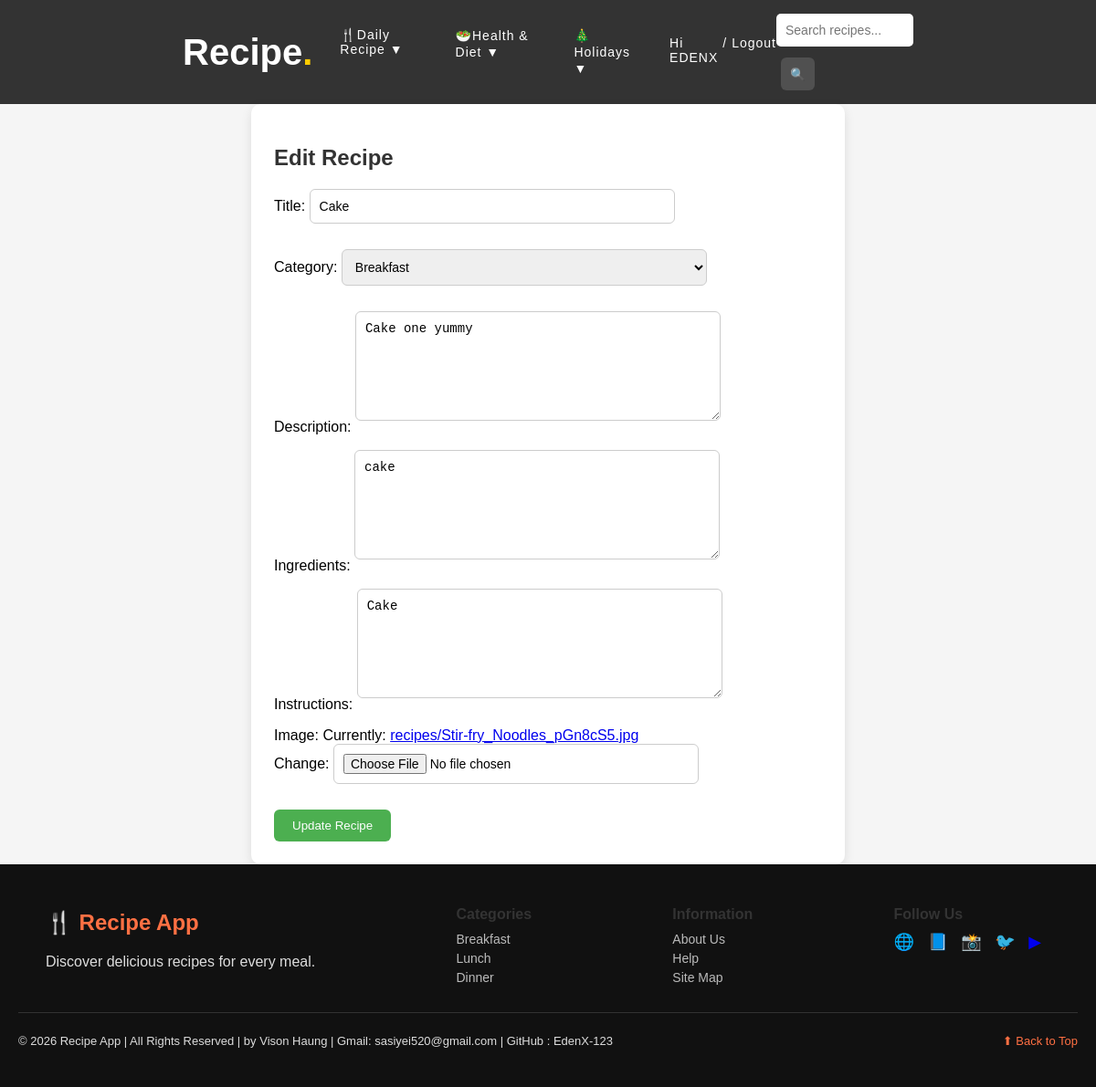
The page /edit/18/ (signed in) on the database its author committed.
### Recipe/models.py (models this page shows, shortened)
class Recipe(models.Model):
    CATEGORY_CHOICES = [
        ('breakfast','Breakfast'),
        ('lunch','Lunch'),
        ('dinner','Dinner'),
    ]
    title = models.CharField(max_length=200)
    author = models.ForeignKey(User, on_delete=models.CASCADE)
    category = models.CharField(max_length=20, choices=CATEGORY_CHOICES)
    description = models.TextField()
    ingredients = models.TextField()
    instructions = models.TextField()
    image = models.ImageField(upload_to='recipes/')
    created_at = models.DateTimeField(auto_now_add=True)

### Recipe/views.py (the view)
# urls.py: path('edit/<int:recipe_id>/',views.edit_recipe,name='edit_recipe'),
def edit_recipe(request, recipe_id):
    recipe = get_object_or_404(Recipe, id=recipe_id)
    if recipe.author != request.user:
        messages.error(request, "You are not allowed to edit this recipe ❌")
        return redirect("home")
    form = RecipeForm(request.POST or None,
                      request.FILES or None,
                      instance=recipe)
    if form.is_valid():
        form.save()
        messages.success(request, "Recipe updated successfully ✅")
        return redirect('recipe_detail', recipe_id=recipe.id)
    return render(request, 'Recipe/edit_recipe.html', {
        'form': form
    })

### Recipe/forms.py
class RecipeForm(forms.ModelForm):
    class Meta:
        model = Recipe
        fields = [
            "title",
            "category",
            "description",
            "ingredients",
            "instructions",
            "image"
        ]

### Recipe/templates/Recipe/edit_recipe.html (shortened to what this page needs)
{% extends "Recipe/base.html" %}
{% block content %}
<div class="form-container">
<h2>Edit Recipe</h2>
<form method="POST" enctype="multipart/form-data">
{{ form.as_p }}
<button type="submit">Update Recipe</button>
</form>
</div>
{% endblock %}

### Recipe/templates/Recipe/base.html (shortened to what this page needs)
<!DOCTYPE html>
<html>
<head>
    {% load static %}
    <link rel="stylesheet" href="{% static 'css/style.css' %}">
    <link rel="stylesheet" href="https://cdnjs.cloudflare.com/ajax/libs/font-awesome/6.4.0/css/all.min.css">
</head>
<body>
<div class="navbar">
    <div class="nav-center">
        <a href="/" class="logo">Recipe<span class="dot">.</span></a>
        <div class="nav-links">
            <div class="dropdown">
                <a href="{% url 'recipe'%}" class="dropbtn">🍴Daily Recipe ▼</a>
            </div>
            <div class="dropdown">
                <a href="{% url 'health_and_diet' %}">🥗Health & Diet ▼</a>
            </div>
            <div class="dropdown">
                <a href="{% url 'holiday_recipes' %}">🎄Holidays ▼</a>
            </div>
        </div>
        <div class="user-area nav-links">
            {% if user.is_authenticated %}
                <a>Hi {{ user.username }}</a>
                <a> / </a>
                <a href="{% url 'logout' %}">Logout</a>
            {% else %}
                <a href="#" onclick="openLogin()"><i class="fas fa-user"></i></a>
            {% endif %}
        </div>
    </div>
    <div class="nav-side right">
        <form action="{% url 'search' %}" method="GET" class="search-bar">
            <input type="text" name="q" placeholder="Search recipes...">
            <button type="submit">🔍</button>
        </form>
    </div>
</div>
<div class="content">
    {% block content %}{% endblock %}
</div>
<footer class="footer">
    <div class="footer-container">
        <div class="footer-brand">
            <h2>🍴 Recipe App</h2>
            <p>Discover delicious recipes for every meal.</p>
        </div>
        <div class="footer-links">
            <h3>Categories</h3>
            <a href="{% url 'breakfast' %}">Breakfast</a>
            <a href="{% url 'lunch' %}">Lunch</a>
            <a href="{% url 'dinner' %}">Dinner</a>
        </div>
        <div class="footer-links">
            <h3>Information</h3>
            <a href="#">About Us</a>
            <a href="#">Help</a>
            <a href="#">Site Map</a>
        </div>
        <div class="footer-social">
            <h3>Follow Us</h3>
            <div class="social-icons">
                <a href="#">🌐</a>
                <a href="#">📘</a>
                <a href="#">📸</a>
                <a href="#">🐦</a>
                <a href="#">▶</a>
            </div>
        </div>
    </div>
    <div class="footer-bottom">
        <p>© 2026 Recipe App | All Rights Reserved | by Vison Haung | Gmail: sasiyei520@gmail.com | GitHub : EdenX-123</p>
        <a href="#" class="back-top">⬆ Back to Top</a>
    </div>
</footer>
</body>
</html>

### Recipe/static/css/style.css (style rules this page uses)
html, body { height:100%; }
body { font-family: Arial, Helvetica, sans-serif; background: #f5f5f5; margin: 0; display:flex; flex-direction:column; }
h1, h2, h3 { color: #333; }
.navbar { background: #333; display: flex; align-items: center; justify-content:center; padding:15px 200px; }
.nav-side { flex: 1; display: flex; align-items: center; }
.nav-side.right { justify-content: flex-end; }
.nav-center { display: flex; align-items: center; gap: 30px; justify-content: center; }
.logo { font-size: 40px; font-weight: bold; color: white; text-decoration: none; }
.dot { color: #ffcc00; }
.nav-links { display: flex; gap: 30px; }
.nav-links a { color: white; text-decoration: none; font-size: 14px; letter-spacing: 1px; padding-bottom: 5px; position: relative; }
.nav-links a::after { content: ""; position: absolute; width: 0; height: 2px; background: #00bcd4; left: 0; bottom: 0; transition: 0.3s; }
.dropdown { position: relative; display: inline-block; }
.dropdown .dropbtn { text-decoration: none; display: inline-block; }
.user-area { color: white; display: flex; gap: 5px; }
.form-container { max-width: 600px; margin:0 auto; background:white; padding:25px; border-radius:10px; box-shadow:0 4px 12px rgba(0,0,0,0.1); }
form textarea { height:120px; resize:vertical; }
form input, form textarea, form select { width:100%; max-width: 400px; padding:10px; margin-bottom:12px; border:1px solid #ccc; border-radius:6px; font-size:14px; box-sizing:border-box; }
form button { padding: 10px 20px; background: #4caf50; color: white; border: none; border-radius: 6px; cursor: pointer; }
.search-bar { float: center; align-items: center; gap: 5px; }
.search-bar input { padding: 6px 10px; border-radius: 5px; border: none; outline: none; width: 150px; }
.search-bar input, .search-bar button { height:36px; }
.search-bar button { top: -10px; margin-left: 5px; padding: 6px 10px; background: #505050; color: white; }
.footer { background: #111; color: #ddd; padding: 30px 20px; margin-top:auto; }
.footer-container { max-width: 1100px; margin: auto; display: flex; justify-content: space-between; flex-wrap: wrap; gap: 30px; }
.footer h2 { color: #ff7043; }
.footer h3 { margin-bottom: 10px; font-size: 16px; }
.footer-links a { display: block; color: #bbb; text-decoration: none; margin: 5px 0; font-size: 14px; transition: 0.3s; }
.social-icons a { font-size: 18px; margin-right: 10px; text-decoration: none; transition: 0.3s; }
.footer-bottom { border-top: 1px solid #333; margin-top: 25px; padding-top: 10px; display: flex; justify-content: space-between; align-items: center; font-size: 13px; }
.back-top { color: #ff7043; text-decoration: none; }

### rows shown on the page
Recipe: title "Cake", category "Breakfast", description "Cake one yummy", ingredients "cake", instructions "Cake"

### other values the page prints
{{ user.username }} "EDENX"
